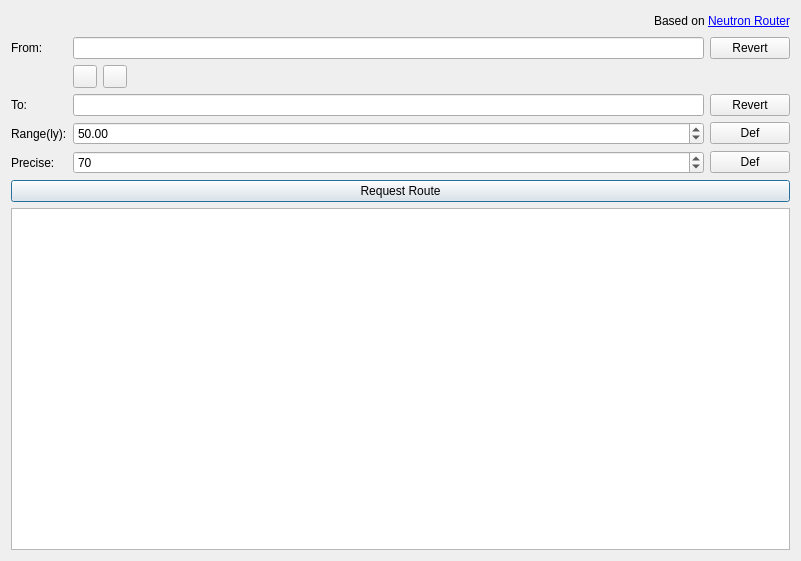
<?xml version="1.0" encoding="UTF-8"?>
<ui version="4.0">
 <class>SpanshRouteWidget</class>
 <widget class="QWidget" name="SpanshRouteWidget">
  <property name="geometry">
   <rect>
    <x>0</x>
    <y>0</y>
    <width>801</width>
    <height>561</height>
   </rect>
  </property>
  <property name="windowTitle">
   <string>Form</string>
  </property>
  <layout class="QVBoxLayout" name="verticalLayout">
   <item>
    <layout class="QHBoxLayout" name="horizontalLayout">
     <item>
      <spacer name="horizontalSpacer">
       <property name="orientation">
        <enum>Qt::Horizontal</enum>
       </property>
       <property name="sizeHint" stdset="0">
        <size>
         <width>40</width>
         <height>20</height>
        </size>
       </property>
      </spacer>
     </item>
     <item>
      <widget class="QLabel" name="label">
       <property name="sizePolicy">
        <sizepolicy hsizetype="Preferred" vsizetype="Preferred">
         <horstretch>0</horstretch>
         <verstretch>0</verstretch>
        </sizepolicy>
       </property>
       <property name="text">
        <string>&lt;html&gt;&lt;head/&gt;&lt;body&gt;&lt;p&gt;Based on &lt;a href=&quot;https://www.spansh.co.uk/plotter&quot;&gt;&lt;span style=&quot; text-decoration: underline; color:#0000ff;&quot;&gt;Neutron Router&lt;/span&gt;&lt;/a&gt;&lt;/p&gt;&lt;/body&gt;&lt;/html&gt;</string>
       </property>
       <property name="openExternalLinks">
        <bool>true</bool>
       </property>
      </widget>
     </item>
    </layout>
   </item>
   <item>
    <layout class="QGridLayout" name="gridLayout">
     <item row="7" column="0" colspan="8">
      <widget class="QPushButton" name="btnRoute">
       <property name="text">
        <string>Request Route</string>
       </property>
       <property name="default">
        <bool>true</bool>
       </property>
      </widget>
     </item>
     <item row="3" column="6" colspan="2">
      <widget class="QPushButton" name="pushButton_2">
       <property name="focusPolicy">
        <enum>Qt::ClickFocus</enum>
       </property>
       <property name="text">
        <string>Def</string>
       </property>
      </widget>
     </item>
     <item row="3" column="0" colspan="2">
      <widget class="QLabel" name="label_3">
       <property name="text">
        <string>Range(ly):</string>
       </property>
       <property name="buddy">
        <cstring>spinBoxRange</cstring>
       </property>
      </widget>
     </item>
     <item row="1" column="2">
      <widget class="QToolButton" name="btnSwap">
       <property name="focusPolicy">
        <enum>Qt::ClickFocus</enum>
       </property>
       <property name="toolTip">
        <string>Swap From/To fields.</string>
       </property>
       <property name="text">
        <string/>
       </property>
       <property name="icon">
        <iconset resource="resources.qrc">
         <normaloff>:/images/swap.png</normaloff>:/images/swap.png</iconset>
       </property>
      </widget>
     </item>
     <item row="0" column="2" colspan="4">
      <widget class="QLineEdit" name="fromE">
       <property name="sizePolicy">
        <sizepolicy hsizetype="Expanding" vsizetype="Fixed">
         <horstretch>3</horstretch>
         <verstretch>0</verstretch>
        </sizepolicy>
       </property>
      </widget>
     </item>
     <item row="2" column="6" colspan="2">
      <widget class="QPushButton" name="btnRevertTo">
       <property name="focusPolicy">
        <enum>Qt::ClickFocus</enum>
       </property>
       <property name="toolTip">
        <string>Revert TO field from selected value.</string>
       </property>
       <property name="text">
        <string>Revert</string>
       </property>
      </widget>
     </item>
     <item row="0" column="6" colspan="2">
      <widget class="QPushButton" name="btnRevertFrom">
       <property name="focusPolicy">
        <enum>Qt::ClickFocus</enum>
       </property>
       <property name="toolTip">
        <string>Revert FROM field to selected value.</string>
       </property>
       <property name="text">
        <string>Revert</string>
       </property>
      </widget>
     </item>
     <item row="2" column="2" colspan="4">
      <widget class="QLineEdit" name="toE">
       <property name="sizePolicy">
        <sizepolicy hsizetype="Expanding" vsizetype="Fixed">
         <horstretch>3</horstretch>
         <verstretch>0</verstretch>
        </sizepolicy>
       </property>
      </widget>
     </item>
     <item row="3" column="2" colspan="4">
      <widget class="QDoubleSpinBox" name="spinBoxRange">
       <property name="sizePolicy">
        <sizepolicy hsizetype="Minimum" vsizetype="Fixed">
         <horstretch>3</horstretch>
         <verstretch>0</verstretch>
        </sizepolicy>
       </property>
       <property name="minimum">
        <double>1.000000000000000</double>
       </property>
       <property name="maximum">
        <double>200.000000000000000</double>
       </property>
       <property name="stepType">
        <enum>QAbstractSpinBox::AdaptiveDecimalStepType</enum>
       </property>
       <property name="value">
        <double>50.000000000000000</double>
       </property>
      </widget>
     </item>
     <item row="0" column="0">
      <widget class="QLabel" name="labelFrom">
       <property name="text">
        <string>From:</string>
       </property>
       <property name="buddy">
        <cstring>fromE</cstring>
       </property>
      </widget>
     </item>
     <item row="5" column="2" colspan="4">
      <widget class="QSpinBox" name="spinBoxPrecise">
       <property name="sizePolicy">
        <sizepolicy hsizetype="Minimum" vsizetype="Fixed">
         <horstretch>3</horstretch>
         <verstretch>0</verstretch>
        </sizepolicy>
       </property>
       <property name="minimum">
        <number>1</number>
       </property>
       <property name="maximum">
        <number>100</number>
       </property>
       <property name="value">
        <number>70</number>
       </property>
      </widget>
     </item>
     <item row="5" column="0" colspan="2">
      <widget class="QLabel" name="label_4">
       <property name="text">
        <string>Precise:</string>
       </property>
       <property name="buddy">
        <cstring>spinBoxPrecise</cstring>
       </property>
      </widget>
     </item>
     <item row="5" column="6" colspan="2">
      <widget class="QPushButton" name="pushButton">
       <property name="focusPolicy">
        <enum>Qt::ClickFocus</enum>
       </property>
       <property name="text">
        <string>Def</string>
       </property>
      </widget>
     </item>
     <item row="2" column="0">
      <widget class="QLabel" name="label_2">
       <property name="text">
        <string>To:</string>
       </property>
       <property name="buddy">
        <cstring>toE</cstring>
       </property>
      </widget>
     </item>
     <item row="1" column="3">
      <widget class="QToolButton" name="btnUp">
       <property name="focusPolicy">
        <enum>Qt::ClickFocus</enum>
       </property>
       <property name="toolTip">
        <string>Set &quot;From&quot; = &quot;To&quot; and clear &quot;To&quot;.</string>
       </property>
       <property name="text">
        <string/>
       </property>
       <property name="icon">
        <iconset resource="resources.qrc">
         <normaloff>:/images/up-arrow.png</normaloff>:/images/up-arrow.png</iconset>
       </property>
      </widget>
     </item>
    </layout>
   </item>
   <item>
    <widget class="QTableView" name="tableView">
     <property name="sizePolicy">
      <sizepolicy hsizetype="Expanding" vsizetype="Expanding">
       <horstretch>0</horstretch>
       <verstretch>3</verstretch>
      </sizepolicy>
     </property>
     <property name="toolTip">
      <string>Selected row is copied to clipboard immediatly.</string>
     </property>
     <property name="sizeAdjustPolicy">
      <enum>QAbstractScrollArea::AdjustToContents</enum>
     </property>
     <property name="alternatingRowColors">
      <bool>true</bool>
     </property>
     <property name="selectionMode">
      <enum>QAbstractItemView::SingleSelection</enum>
     </property>
     <property name="selectionBehavior">
      <enum>QAbstractItemView::SelectRows</enum>
     </property>
    </widget>
   </item>
  </layout>
 </widget>
 <tabstops>
  <tabstop>fromE</tabstop>
  <tabstop>toE</tabstop>
  <tabstop>spinBoxRange</tabstop>
  <tabstop>spinBoxPrecise</tabstop>
  <tabstop>btnRoute</tabstop>
  <tabstop>btnRevertFrom</tabstop>
  <tabstop>btnRevertTo</tabstop>
  <tabstop>pushButton_2</tabstop>
  <tabstop>pushButton</tabstop>
 </tabstops>
 <resources>
  <include location="resources.qrc"/>
 </resources>
 <connections/>
</ui>
